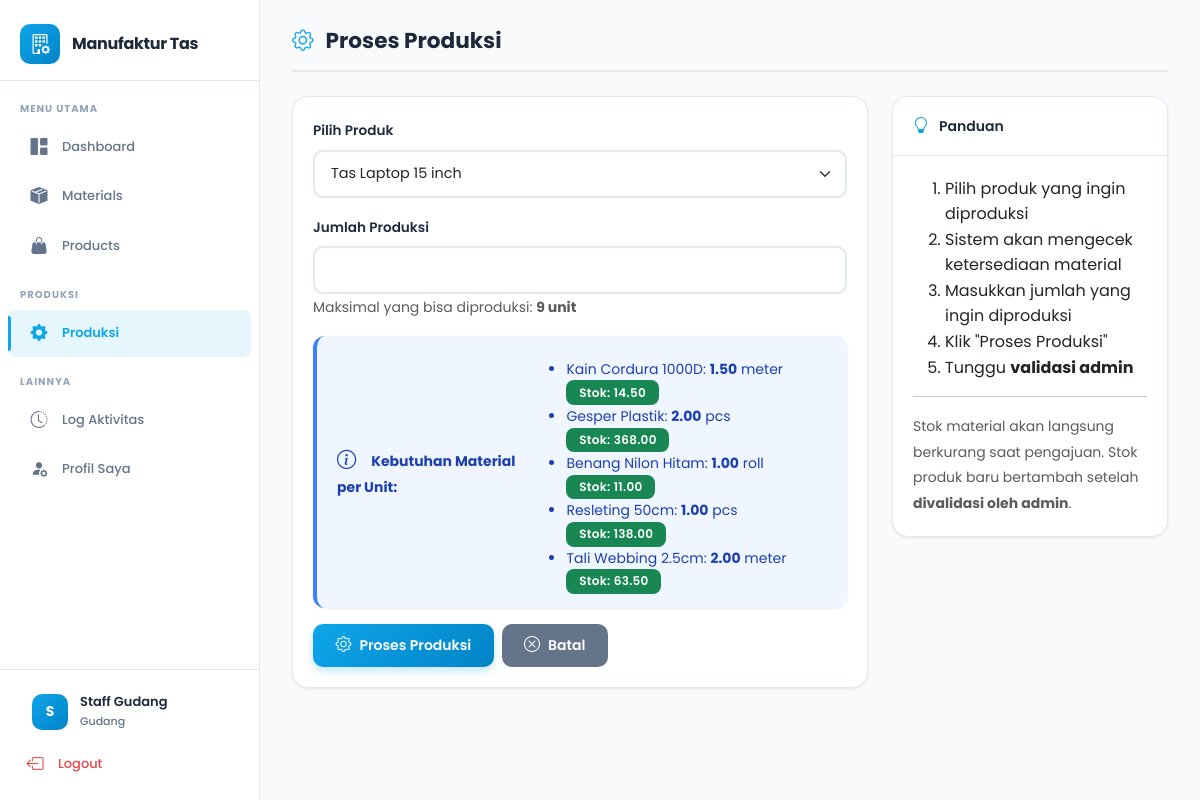
Before: /pages/produksi/proses.php?product_id=3 (signed in) with the older database file.
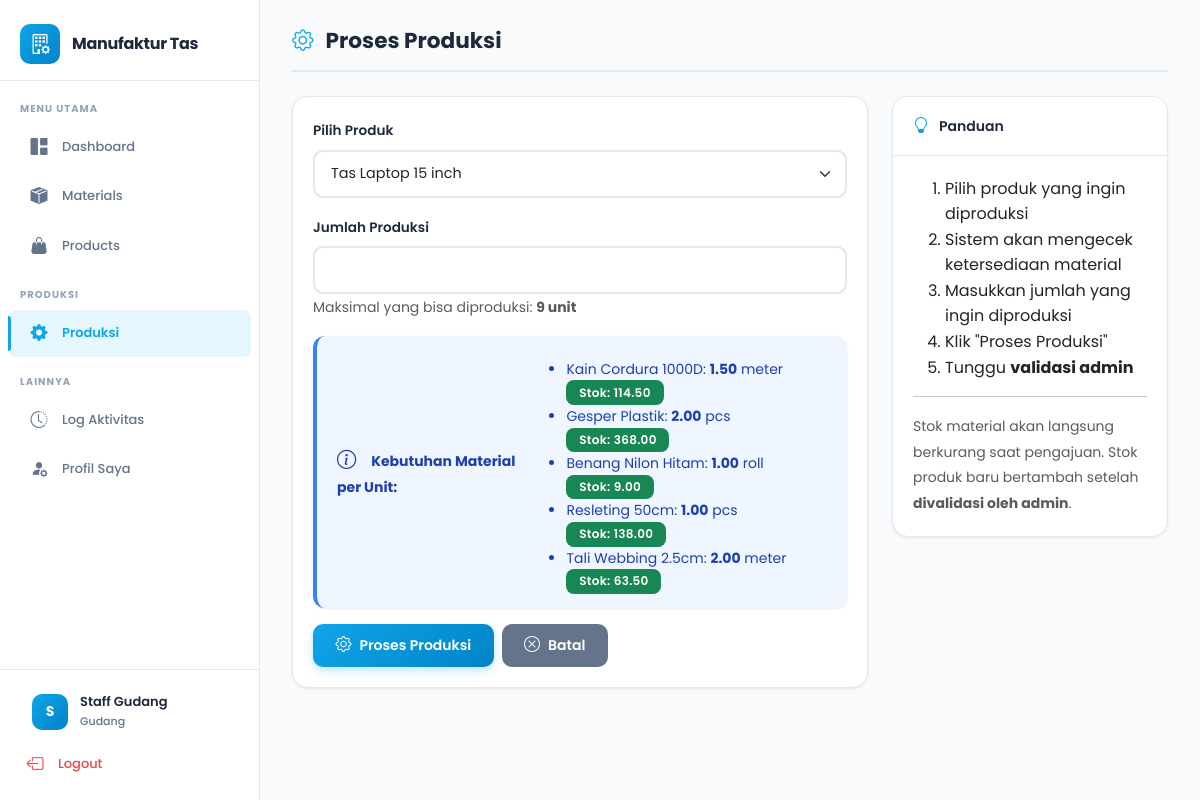
After: the same page with the newer database file.
### tables this page shows
CREATE TABLE `materials` (
  `id` int NOT NULL,
  `kategori_id` int NOT NULL,
  `nama_material` varchar(150) NOT NULL,
  `satuan` varchar(30) NOT NULL,
  `stok` decimal(10,2) DEFAULT '0.00',
  `stok_minimum` decimal(10,2) DEFAULT '0.00',
  `created_at` timestamp NULL DEFAULT CURRENT_TIMESTAMP
);

CREATE TABLE `bill_of_materials` (
  `id` int NOT NULL,
  `product_id` int NOT NULL,
  `material_id` int NOT NULL,
  `jumlah_dibutuhkan` decimal(10,2) NOT NULL
);

### pages/produksi/proses.php (the view, shortened to what this page needs)
<?php
require_once '../../config/database.php';
$product_id = $_GET['product_id'] ?? null;
$stmt = $pdo->query("SELECT * FROM products ORDER BY nama_produk ASC");
$products = $stmt->fetchAll();
$selected_product = null;
$bom_items = [];
$can_produce = true;
$max_producible = 0;
if ($product_id) {
    $stmt = $pdo->prepare("SELECT * FROM products WHERE id = ?");
    $stmt->execute([$product_id]);
    $selected_product = $stmt->fetch();
    if ($selected_product) {
        $stmt = $pdo->prepare("
            SELECT bom.*, m.nama_material, m.satuan, m.stok
            FROM bill_of_materials bom
            JOIN materials m ON bom.material_id = m.id
            WHERE bom.product_id = ?
        ");
        $stmt->execute([$product_id]);
        $bom_items = $stmt->fetchAll();
        $max_producible = PHP_INT_MAX;
        foreach ($bom_items as $item) {
            $possible = floor($item['stok'] / $item['jumlah_dibutuhkan']);
            if ($possible < $max_producible) {
                $max_producible = $possible;
            }
        }
    }
}
include '../../includes/header.php';
?>
<div class="page-header">
    <h2><i class="bi bi-gear"></i> Proses Produksi</h2>
</div>
<div class="row">
    <div class="col-md-8">
        <div class="card">
            <div class="card-body">
                <form method="POST" action="">
                    <div class="mb-3">
                        <label class="form-label">Pilih Produk</label>
                        <select class="form-select" name="product_id" id="product_id" required onchange="window.location.href='?product_id='+this.value">
                            <?php foreach ($products as $p): ?>
                            <option value="<?php echo $p['id']; ?>" <?php echo ($product_id == $p['id']) ? 'selected' : ''; ?>>
                                <?php echo htmlspecialchars($p['nama_produk']); ?>
                            </option>
                            <?php endforeach; ?>
                        </select>
                    </div>
                    <?php if ($selected_product): ?>
                    <div class="mb-3">
                        <label class="form-label">Jumlah Produksi</label>
                        <input type="number" class="form-control" name="jumlah_produksi" min="1" max="<?php echo $max_producible; ?>" required>
                        <small class="text-muted">Maksimal yang bisa diproduksi: <strong><?php echo $max_producible; ?> unit</strong></small>
                    </div>
                    <div class="alert alert-info">
                        <strong><i class="bi bi-info-circle"></i> Kebutuhan Material per Unit:</strong>
                        <ul class="mb-0 mt-2">
                            <?php foreach ($bom_items as $item): ?>
                            <li>
                                <?php echo htmlspecialchars($item['nama_material']); ?>:
                                <strong><?php echo number_format($item['jumlah_dibutuhkan'], 2); ?></strong> <?php echo $item['satuan']; ?>
                                <span class="badge <?php echo ($item['stok'] >= $item['jumlah_dibutuhkan']) ? 'bg-success' : 'bg-danger'; ?>">
                                    Stok: <?php echo number_format($item['stok'], 2); ?>
                                </span>
                            </li>
                            <?php endforeach; ?>
                        </ul>
                    </div>
                    <div class="d-flex gap-2">
                        <button type="submit" class="btn btn-primary" <?php echo !$can_produce ? 'disabled' : ''; ?>>
                            <i class="bi bi-gear"></i> Proses Produksi
                        </button>
                        <a href="index.php" class="btn btn-secondary">
                            <i class="bi bi-x-circle"></i> Batal
                        </a>
                    </div>
                    <?php endif; ?>
                </form>
            </div>
        </div>
    </div>
    <div class="col-md-4">
        <div class="card">
            <div class="card-header">
                <i class="bi bi-lightbulb"></i> Panduan
            </div>
            <div class="card-body">
                <ol class="mb-0">
                    <li>Pilih produk yang ingin diproduksi</li>
                    <li>Sistem akan mengecek ketersediaan material</li>
                    <li>Masukkan jumlah yang ingin diproduksi</li>
                    <li>Klik "Proses Produksi"</li>
                    <li>Tunggu <strong>validasi admin</strong></li>
                </ol>
                <hr>
                <p class="mb-0"><small class="text-muted">Stok material akan langsung berkurang saat pengajuan. Stok produk baru bertambah setelah <strong>divalidasi oleh admin</strong>.</small></p>
            </div>
        </div>
    </div>
</div>
<?php include '../../includes/footer.php'; ?>

Changed rows visible on the page:
changed through a linked row, bill_of_materials "Kain Cordura 1000D": material.stok "14.50" → "114.50"
changed through a linked row, bill_of_materials "Benang Nilon Hitam": material.stok "11.00" → "9.00"
